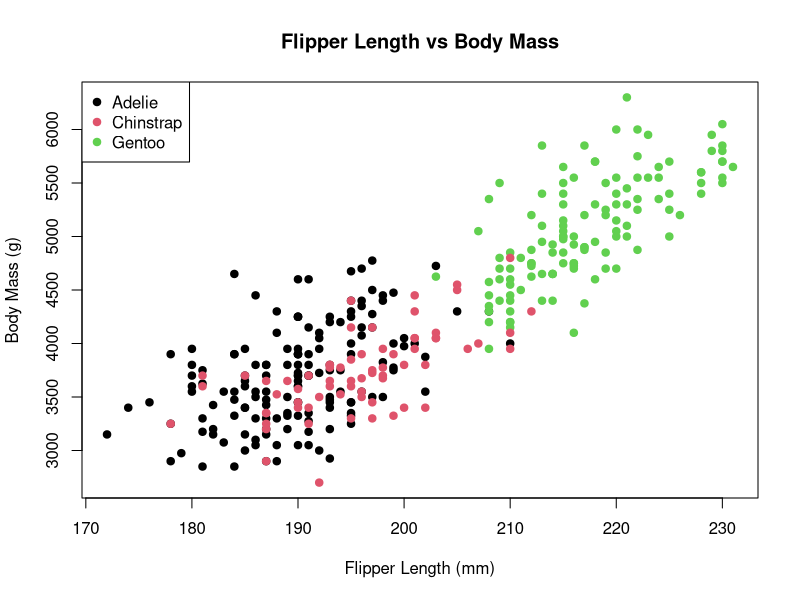

Recreate this plot in R.
## ---- chunk 1

# A basic R computation

library(palmerpenguins)
summary(penguins)

## ---- chunk 2

summary(penguins$body_mass)

mean(penguins$body_mass, na.rm = TRUE)

## ---- chunk 3
#| label: fig-plot
#| fig-caption: "Relationship between body mass and flipper length"

library(palmerpenguins)
plot(penguins$flipper_length_mm, penguins$body_mass_g,
     xlab = "Flipper Length (mm)",
     ylab = "Body Mass (g)",
     main = "Flipper Length vs Body Mass",
     col = as.factor(penguins$species),
     pch = 19)
legend("topleft", legend = levels(as.factor(penguins$species)),
       col = 1:3, pch = 19)
